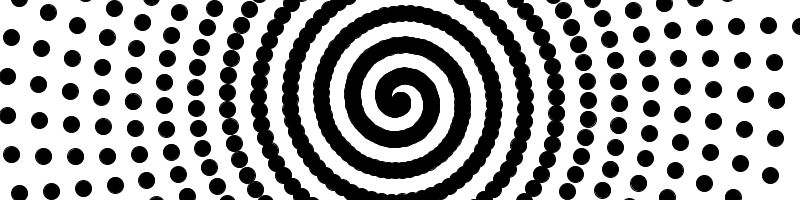
Frame 1 (no input)
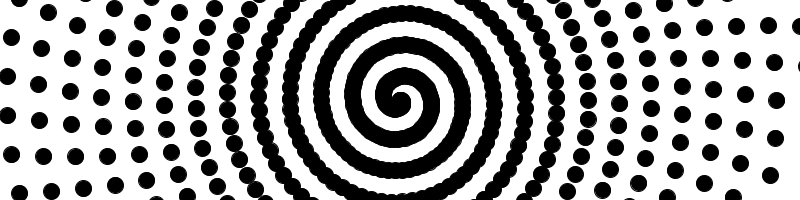
Frame 2 (the mouse pressed at the canvas centre, redrawn once)

The Processing sketch that drew these frames (run headless with seeded random() and noise(); the mouse was pressed at the canvas centre and the sketch redrawn once):

// Processing sketch: sketch_021_spiral
// ── sketch_021_spiral.pde
float r = 0;
float theta = 0;

void setup(){
  size(800, 200);
  smooth();
  background(255);
  noLoop();
}

void draw(){
  
  fill(0);
  float x = 0;
  float y = 0;
  while(x < 400){
    x = r * cos(theta);
    y = r * sin(theta);
    //line(width/2, height/2, x+width/2, y+height/2);
    ellipse(x+width/2, y+height/2, 16, 16);
    theta += 0.1;
    r += 0.5;
  }
}
